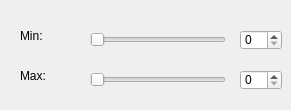
               <widget class="QWidget" name="page_17">
                <widget class="QSlider" name="horizontalSlider_39">
                 <property name="geometry">
                  <rect>
                   <x>90</x>
                   <y>30</y>
                   <width>136</width>
                   <height>19</height>
                  </rect>
                 </property>
                 <property name="orientation">
                  <enum>Qt::Horizontal</enum>
                 </property>
                </widget>
                <widget class="QLabel" name="label_69">
                 <property name="geometry">
                  <rect>
                   <x>20</x>
                   <y>10</y>
                   <width>41</width>
                   <height>51</height>
                  </rect>
                 </property>
                 <property name="text">
                  <string>Min:</string>
                 </property>
                </widget>
                <widget class="QSpinBox" name="spinBox_26">
                 <property name="geometry">
                  <rect>
                   <x>240</x>
                   <y>30</y>
                   <width>42</width>
                   <height>20</height>
                  </rect>
                 </property>
                </widget>
                <widget class="QSlider" name="horizontalSlider_40">
                 <property name="geometry">
                  <rect>
                   <x>90</x>
                   <y>70</y>
                   <width>136</width>
                   <height>19</height>
                  </rect>
                 </property>
                 <property name="orientation">
                  <enum>Qt::Horizontal</enum>
                 </property>
                </widget>
                <widget class="QSpinBox" name="spinBox_31">
                 <property name="geometry">
                  <rect>
                   <x>240</x>
                   <y>70</y>
                   <width>42</width>
                   <height>20</height>
                  </rect>
                 </property>
                </widget>
                <widget class="QLabel" name="label_70">
                 <property name="geometry">
                  <rect>
                   <x>20</x>
                   <y>50</y>
                   <width>41</width>
                   <height>51</height>
                  </rect>
                 </property>
                 <property name="text">
                  <string>Max:</string>
                 </property>
                </widget>
               </widget>
